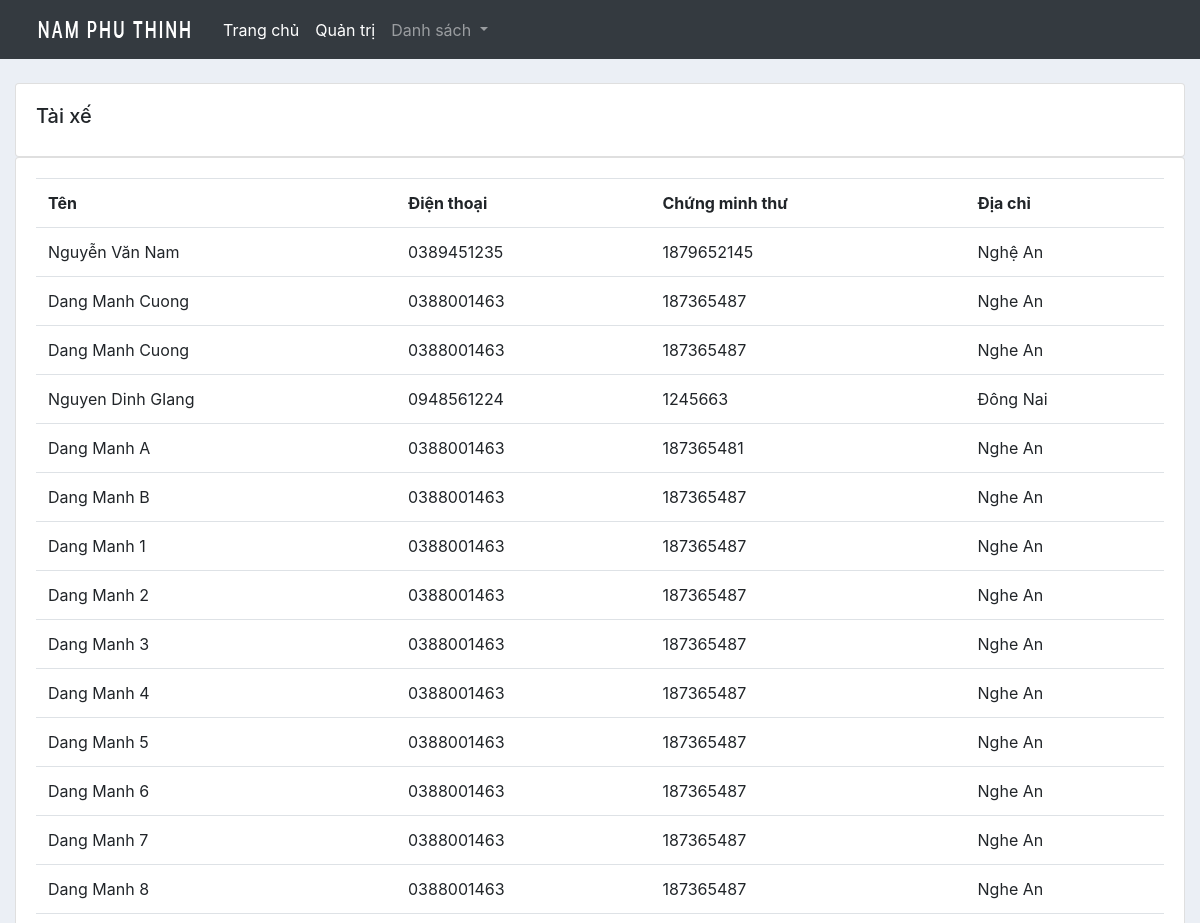
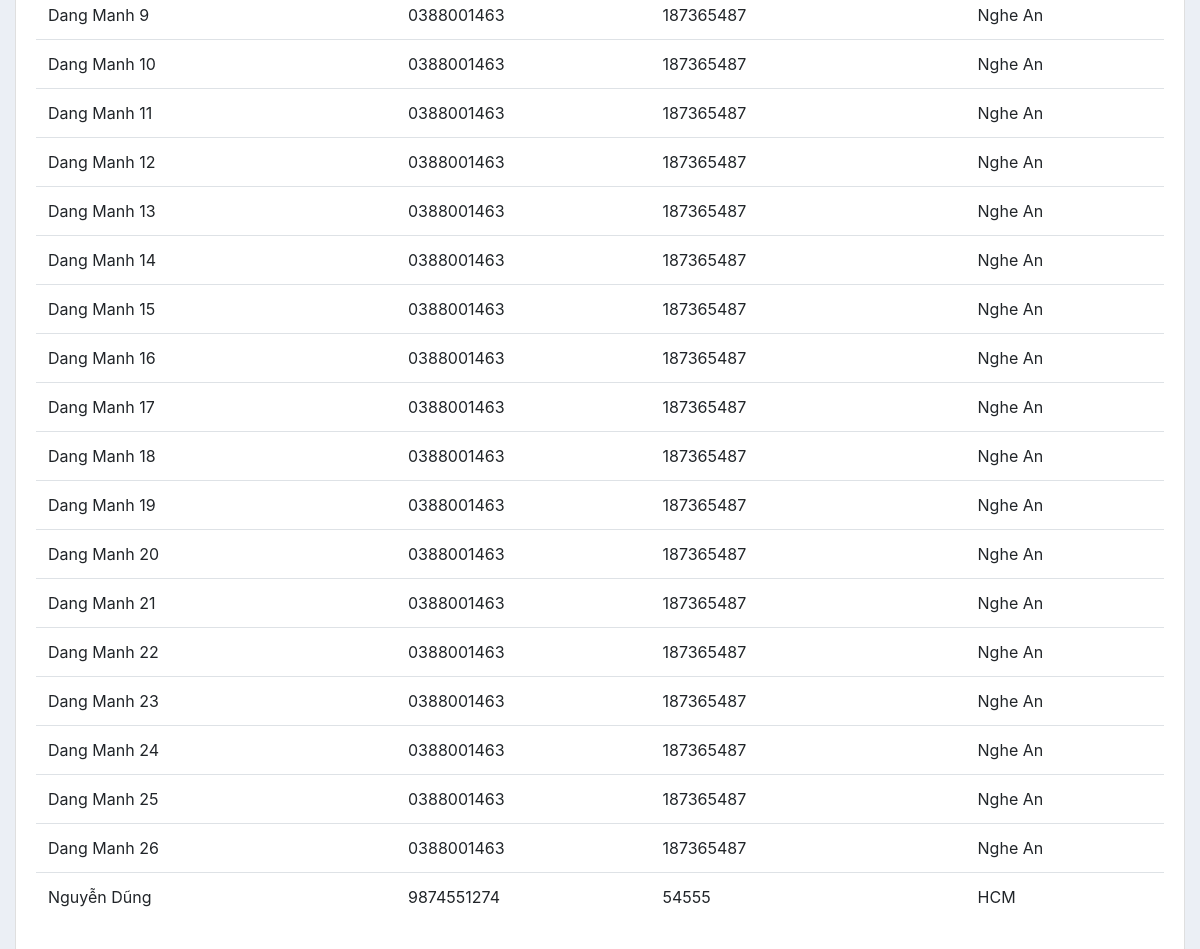
/driver/, run on the app's committed database (2 pictures, top to bottom).
### transport/models.py (models this page shows, shortened)
class Driver(models.Model):
    fullname = models.CharField(max_length=200, null=True, verbose_name=_('fullname'))
    phone = models.CharField(max_length=200, null=True, verbose_name=_('phone'))
    identity = models.CharField(max_length=200, null=True, verbose_name=_('identity'))
    address = models.CharField(max_length=200, null=True, verbose_name=_('address'))
    class Meta:
        verbose_name = _('Driver')
        verbose_name_plural = _('Drivers')

### transport/views.py (the view)
# urls.py: path('driver/', views.driver, name='driver'),
def driver(request):
    driver_items = Driver.objects.all()
    return render(request, 'transport/driver.html', {'drivers': driver_items})

### transport/templates/transport/driver.html
{% extends 'transport/main.html' %}
{% block content%}
<br>
<div class="row-md-12">
    <div class="col-md-12">
        <div class="card card-body">
            <h5>Tài xế</h5>
        </div>
        <div class="card card-body">
            <table class="table">
                <tr>
                    <th>Tên</th>
                    <th>Điện thoại</th>
                    <th>Chứng minh thư</th>
                    <th>Địa chỉ</th>
                </tr>
                {% for i in drivers%}
                <tr>
                    <td> {{i.fullname}} </td>
                    <td> {{i.phone}} </td>
                    <td> {{i.identity}} </td>
                    <td> {{i.address}} </td>
                </tr>
                {% endfor %}
            </table>
        </div>
    </div>
</div>
{% endblock %}

### static/css/main.css (style rules this page uses)
body { background-color: #ebeff5; }

### data on the page
Driver: fullname "Nguyễn Văn Nam", phone "0389451235", identity "1879652145", address "Nghệ An"
Driver: fullname "Dang Manh Cuong", phone "0388001463", identity "187365487", address "Nghe An"
Driver: fullname "Dang Manh Cuong", phone "0388001463", identity "187365487", address "Nghe An"
Driver: fullname "Nguyen Dinh GIang", phone "0948561224", identity "1245663", address "Đông Nai"
Driver: fullname "Dang Manh A", phone "0388001463", identity "187365481", address "Nghe An"
Driver: fullname "Dang Manh B", phone "0388001463", identity "187365487", address "Nghe An"
Driver: fullname "Dang Manh 1", phone "0388001463", identity "187365487", address "Nghe An"
Driver: fullname "Dang Manh 2", phone "0388001463", identity "187365487", address "Nghe An"
Driver: fullname "Dang Manh 3", phone "0388001463", identity "187365487", address "Nghe An"
Driver: fullname "Dang Manh 4", phone "0388001463", identity "187365487", address "Nghe An"
Driver: fullname "Dang Manh 5", phone "0388001463", identity "187365487", address "Nghe An"
Driver: fullname "Dang Manh 6", phone "0388001463", identity "187365487", address "Nghe An"
Driver: fullname "Dang Manh 7", phone "0388001463", identity "187365487", address "Nghe An"
Driver: fullname "Dang Manh 8", phone "0388001463", identity "187365487", address "Nghe An"
Driver: fullname "Dang Manh 9", phone "0388001463", identity "187365487", address "Nghe An"
Driver: fullname "Dang Manh 10", phone "0388001463", identity "187365487", address "Nghe An"
Driver: fullname "Dang Manh 11", phone "0388001463", identity "187365487", address "Nghe An"
Driver: fullname "Dang Manh 12", phone "0388001463", identity "187365487", address "Nghe An"
Driver: fullname "Dang Manh 13", phone "0388001463", identity "187365487", address "Nghe An"
Driver: fullname "Dang Manh 14", phone "0388001463", identity "187365487", address "Nghe An"
Driver: fullname "Dang Manh 15", phone "0388001463", identity "187365487", address "Nghe An"
Driver: fullname "Dang Manh 16", phone "0388001463", identity "187365487", address "Nghe An"
Driver: fullname "Dang Manh 17", phone "0388001463", identity "187365487", address "Nghe An"
Driver: fullname "Dang Manh 18", phone "0388001463", identity "187365487", address "Nghe An"
Driver: fullname "Dang Manh 19", phone "0388001463", identity "187365487", address "Nghe An"
Driver: fullname "Dang Manh 20", phone "0388001463", identity "187365487", address "Nghe An"
Driver: fullname "Dang Manh 21", phone "0388001463", identity "187365487", address "Nghe An"
Driver: fullname "Dang Manh 22", phone "0388001463", identity "187365487", address "Nghe An"
Driver: fullname "Dang Manh 23", phone "0388001463", identity "187365487", address "Nghe An"
Driver: fullname "Dang Manh 24", phone "0388001463", identity "187365487", address "Nghe An"
Driver: fullname "Dang Manh 25", phone "0388001463", identity "187365487", address "Nghe An"
Driver: fullname "Dang Manh 26", phone "0388001463", identity "187365487", address "Nghe An"
Driver: fullname "Nguyễn Dũng", phone "9874551274", identity "54555", address "HCM"
